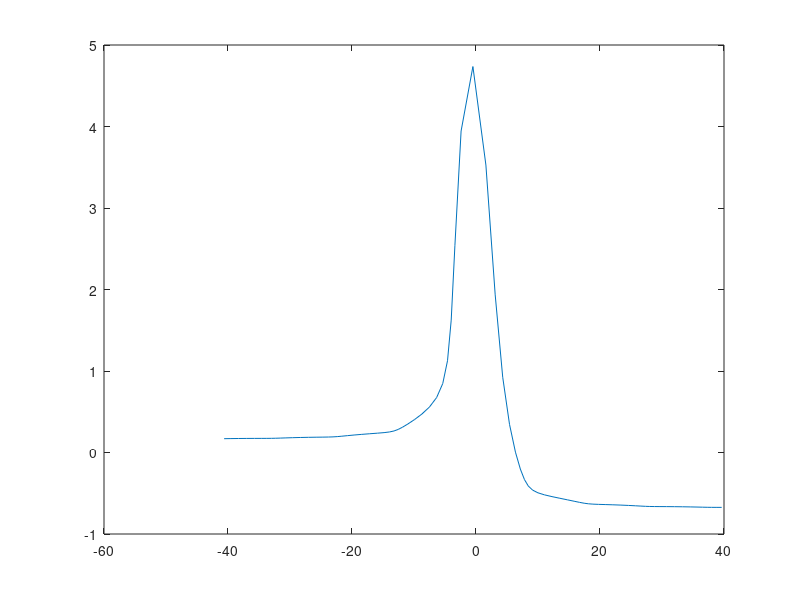

The MATLAB source for this figure:
clear

%a = -40:1:40;
Y = 2;
b = 5;
A = 0.5;
k = pi/5;
%n = 0:0.5:7;
n = 6;
wt = pi*n/4;
F = [];
X = [];

F1 = 0.5*k*A;
for a=-40:1:40
    F2 = (b*Y)/(A*(a^2 + Y^2));
    fun = @(a)((a.^2-Y^2).*sin(k*a - wt) + a*Y.*cos(k*a-wt))./((a.^2+Y^2).^2);
    F3 = integral(fun, -40, a);
    
    F = [F F1 + F2 + F3];
    
    X = [X a + (b*a)/(a^2+Y^2) - A*sin(k*a-wt)];
end

plot(X, F)